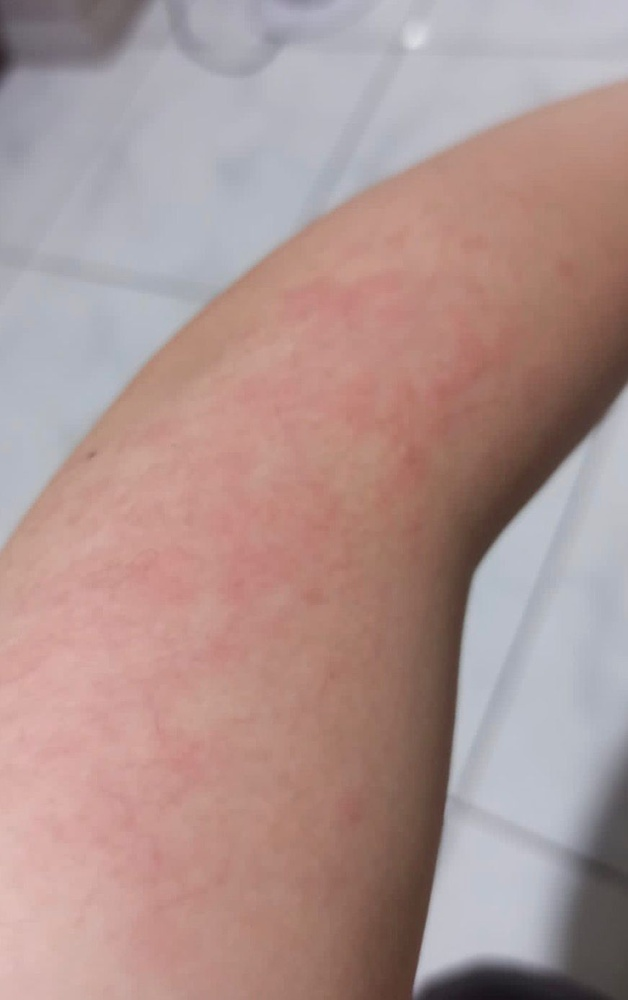
#> input picture data/uploads/A1024011_ruam bea.jpeg, 628 x 1000 px, shrunk from 871 x 1386 before the run; its folder holds only this picture in this run
$ python -i triage.py   (imports and definitions only)
#> lines starting #> are read from the running program, lines starting #| are printed output that depends on the picture; after the words box and inside, x2 and y2 are one past the last pixel; in counts of white or black regions, pixels touching at a corner belong together
# [297 lines of commented-out code are left out]


from __future__ import annotations

import re
from dataclasses import dataclass, Field
from typing import Any, Dict, List, Optional

from PIL import Image, ImageOps, ImageStat
from fuzzywuzzy import fuzz, process
import cv2
import numpy as np
from sklearn.ensemble import RandomForestClassifier
from sklearn.preprocessing import StandardScaler
import pickle
import os

# ==========================================
# KONFIGURASI MEDIS & ESI (MUDAH DIUBAH)
# ==========================================

TRIAGE_LABELS = {
    1: "ESI 1 - RESUSITASI / DARURAT SEKALI",
    2: "ESI 2 - SANGAT MENDESAK / RISIKO TINGGI",
    3: "ESI 3 - MENDESAK SEDANG (Butuh >= 2 Staf medis)",
    4: "ESI 4 - RINGAN (Butuh 1 Staf medis)",
    5: "ESI 5 - SANGAT RINGAN (Tidak Butuh staff medis)",
}

TRIAGE_COLORS_HINT = {1: "🔴", 2: "🟠", 3: "🟡", 4: "🟢", 5: "🔵"}

# Parameter tanda vital berdasarkan kategori usia
VITAL_THRESHOLDS = {
    "infant": {"hr_high": 160, "hr_low": 80, "rr_high": 50, "rr_low": 20},  # < 1 thn
    "toddler": {"hr_high": 140, "hr_low": 70, "rr_high": 40, "rr_low": 20}, # 1 - 3 thn
    "child": {"hr_high": 120, "hr_low": 60, "rr_high": 30, "rr_low": 16},   # 4 - 12 thn
    "adult": {"hr_high": 100, "hr_low": 50, "rr_high": 20, "rr_low": 12},   # > 12 thn
}

# Kata kunci negasi untuk NLP ringan
NEGATION_WORDS = r"\b(tidak|tanpa|menyangkal|bukan|belum|gada|ngga|nggak)\b"

# ESI 1: Kondisi mengancam nyawa segera
ESI_1_FLAGS = [
    "henti napas", "henti jantung", "pingsan total", "tidak sadar",
    "kejang sedang berlangsung", "perdarahan hebat", "luka terbuka berat"
]

# ESI 2: Risiko tinggi, disorientasi, atau nyeri hebat
ESI_2_FLAGS = [
    "nyeri dada", "sesak napas", "lemah satu sisi", "bicara pelo",
    "wajah mencong", "nyeri perut hebat", "hamil dengan perdarahan", "kejang sudah berhenti",
    "sakit kepala hebat", "mual parah", "kelelahan ekstrem", "halusinasi", "delusi"
]

# Prediksi kebutuhan tenaga medis spesifik untuk IGD
MEDICAL_STAFF_ESTIMATE = {
    "nyeri dada": {
        "dokter_umum": 1,
        "dokter_spesialis": 1,  # Cardiology
        "perawat": 2,
        "total": 4
    },
    "nyeri perut": {
        "dokter_umum": 1,
        "dokter_spesialis": 1,  # Internal Medicine/Surgery
        "perawat": 1,
        "total": 3
    },
    "trauma": {
        "dokter_umum": 1,
        "dokter_spesialis": 1,  # Surgery/Orthopedic
        "perawat": 2,
        "total": 4
    },
    "sesak napas": {
        "dokter_umum": 1,
        "dokter_spesialis": 1,  # Pulmonology/Internal
        "perawat": 1,
        "total": 3
    },
    "patah tulang": {
        "dokter_umum": 1,
        "dokter_spesialis": 1,  # Orthopedic
        "perawat": 1,
        "total": 3
    },
    "keseleo": {
        "dokter_umum": 1,
        "perawat": 1,
        "total": 2
    },
    "luka robek": {
        "dokter_umum": 1,
        "perawat": 1,
        "total": 2
    },
    "luka bakar kecil": {
        "dokter_umum": 1,
        "perawat": 1,
        "total": 2
    },
    "demam": {
        "dokter_umum": 1,
        "dokter_spesialis": 0,
        "perawat": 1,
        "total": 2
    },
    "batuk pilek": {
        "dokter_umum": 1,
        "dokter_spesialis": 0,
        "perawat": 1,
        "total": 2
    },
    "sakit tenggorokan": {
        "dokter_umum": 1,
        "dokter_spesialis": 0,
        "perawat": 1,
        "total": 2
    },
    "gatal": {
        "dokter_umum": 1,
        "dokter_spesialis": 0,
        "perawat": 1,
        "total": 2
    },
    "muntah berulang": {
        "dokter_umum": 1,
        "dokter_spesialis": 1,  # Internal Medicine
        "perawat": 1,
        "total": 3
    }
}

# Legacy compatibility - tetap available untuk backward compatibility
RESOURCE_ESTIMATE = {
    "nyeri dada": 4, "nyeri perut": 3, "trauma": 4, "sesak napas": 3, "muntah berulang": 3,
    "patah tulang": 3, "keseleo": 2, "luka robek": 2, "luka bakar kecil": 2,
    "demam": 2, "batuk pilek": 2, "sakit tenggorokan": 2, "gatal": 2
}

# ==========================================
# STRUKTUR DATA UTAMA
# ==========================================

@dataclass
class TriageResult:
    level: int
    label: str
    emoji: str
    score: int
    urgency_text: str
    summary: str
    recommended_action: str
    ambulance_now: bool
    red_flags: List[str]
    estimated_resources: int
    evidence: List[str]
    specialist_recommendations: List[str] = None
    medical_staff_breakdown: Dict[str, int] = None

    # [61 lines left out: functions __post_init__, _to_float, get_age_category, has_symptom, check_symptom_list, not called in this run]


# ==========================================
# MODUL ANALISIS GAMBAR
# ==========================================

def analyze_photo(image_file) -> Optional[Dict[str, Any]]:
    """
    Analyze photo for clinical clues.
    Returns None on failure (safe wrapper - no crash).
    Image processing is optional - text triage works fully without image.
    """
#> called with image_file = '../data/uploads/A1024011_ruam bea.jpeg'
    try:
        img = Image.open(image_file).convert("RGB")
#> img is the input picture: PIL image 628x1000 RGB; mean R, G, B 173.8, 148, 145
        img = ImageOps.exif_transpose(img)
        width, height = img.size
#> width = 628; height = 1000

        # Convert PIL ke OpenCV format
        img_array = np.array(img)
        img_cv = cv2.cvtColor(img_array, cv2.COLOR_RGB2BGR)

        # Crop area tengah gambar (50%) untuk meminimalkan false positive dari background
        left = int(width * 0.25)
#> left = 157
        top = int(height * 0.25)
#> top = 250
        right = int(width * 0.75)
#> right = 471
        bottom = int(height * 0.75)
#> bottom = 750
        center_img = img.crop((left, top, right, bottom))
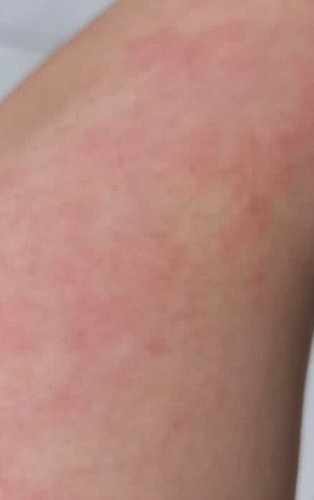
#> center_img: PIL image 314x500 RGB; mean R, G, B 177.7, 133.6, 122.7
        center_cv = img_cv[top:bottom, left:right]

        # Basic PIL analysis (backward compatibility)
        stat = ImageStat.Stat(center_img)
        r_mean, g_mean, b_mean = stat.mean
#> r_mean = 177.7; g_mean = 133.6; b_mean = 122.7

        gray = ImageOps.grayscale(center_img)
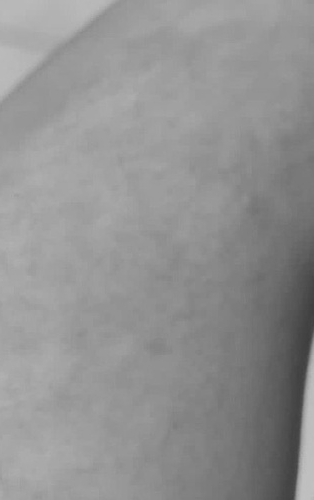
#> gray: PIL image 314x500 L; min 61, max 193, mean 145.6
        gray_stat = ImageStat.Stat(gray)
        brightness = gray_stat.mean[0]
#> brightness = 145.6
        contrast = gray_stat.stddev[0]
#> contrast = 22.4

        red_dominance = max(0.0, r_mean - ((g_mean + b_mean) / 2.0))
#> red_dominance = 49.6
        blue_dominance = max(0.0, b_mean - ((r_mean + g_mean) / 2.0))
#> blue_dominance = 0

        # Advanced OpenCV analysis
        gray_cv = cv2.cvtColor(center_cv, cv2.COLOR_BGR2GRAY)

        # Edge detection untuk wound/boundary detection
        edges = cv2.Canny(gray_cv, 50, 150)
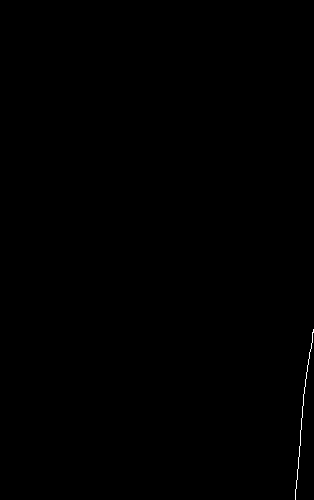
#> edges: shape (500, 314); 0.11% white in thin lines or dots, all inside (x1, y1, x2, y2) = (295, 329, 314, 500)
        edge_density = np.sum(edges > 0) / (edges.shape[0] * edges.shape[1]) * 100
#> edge_density = 0.11

        # Color analysis dengan OpenCV (HSV untuk better color detection)
        hsv = cv2.cvtColor(center_cv, cv2.COLOR_BGR2HSV)
#> hsv: shape (500, 314, 3); mean H, S, V 11, 81.1, 178.2

        # Red color detection (bleeding/inflammation)
        lower_red1 = np.array([0, 50, 50])
        upper_red1 = np.array([10, 255, 255])
        lower_red2 = np.array([170, 50, 50])
        upper_red2 = np.array([180, 255, 255])
        red_mask1 = cv2.inRange(hsv, lower_red1, upper_red1)
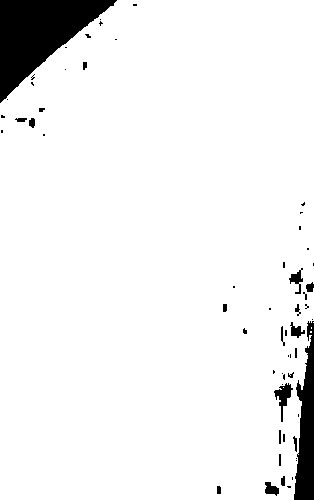
#> red_mask1: shape (500, 314); 93.9% white; 59 black regions (38 under 20 px), largest, box (x1, y1, x2, y2) and area: (0, 0, 117, 103) 5874, (294, 321, 314, 500) 2270, (274, 383, 293, 422) 276
        red_mask2 = cv2.inRange(hsv, lower_red2, upper_red2)
#> red_mask2: shape (500, 314); every value is 0
        red_mask = red_mask1 + red_mask2
        red_percentage = np.sum(red_mask > 0) / (red_mask.shape[0] * red_mask.shape[1]) * 100
#> red_percentage = 93.92

        # Blue/purple detection (bruises/cyanosis)
        lower_blue = np.array([100, 50, 50])
        upper_blue = np.array([130, 255, 255])
        blue_mask = cv2.inRange(hsv, lower_blue, upper_blue)
        blue_percentage = np.sum(blue_mask > 0) / (blue_mask.shape[0] * blue_mask.shape[1]) * 100
#> blue_percentage = 0

        # Texture analysis untuk wound detection
        kernel = np.ones((3,3), np.uint8)
        gradient = cv2.morphologyEx(gray_cv, cv2.MORPH_GRADIENT, kernel)
        texture_score = np.sum(gradient) / (gradient.shape[0] * gradient.shape[1])
#> texture_score = 2.67

        # Quality assessment
        quality_flags = []
        if min(width, height) < 300:
            quality_flags.append("Resolusi gambar rendah")
        if brightness < 40:
            quality_flags.append("Gambar terlalu gelap")
        if contrast < 15:
            quality_flags.append("Kontras gambar rendah")

        # Enhanced visual clues dengan OpenCV
        visual_clues = []
        if red_percentage > 5:
            visual_clues.append(f"Area merah signifikan terdeteksi ({red_percentage:.1f}% - indikasi perdarahan/inflamasi)")
        if blue_percentage > 3:
            visual_clues.append(f"Area kebiruan terdeteksi ({blue_percentage:.1f}% - indikasi memar/sianosis)")
        if edge_density > 2:
            visual_clues.append(f"Tekstur kompleks terdeteksi (edge density {edge_density:.1f}% - indikasi luka/irregularitas)")
        if texture_score > 15:
            visual_clues.append("Tekstur permukaan tidak rata terdeteksi (indikasi luka atau kondisi kulit abnormal)")

        return {
            "ok": True,
            "width": width,
            "height": height,
            "brightness": round(brightness, 2),
            "contrast": round(contrast, 2),
            "quality_flags": quality_flags,
            "visual_clues": visual_clues,
            "red_dominance": round(red_dominance, 2),
            "blue_dominance": round(blue_dominance, 2),
            # Enhanced OpenCV metrics
            "red_percentage": round(red_percentage, 2),
            "blue_percentage": round(blue_percentage, 2),
            "edge_density": round(edge_density, 2),
            "texture_score": round(texture_score, 2),
        }
    except Exception as exc:
        # Return None on failure - safe wrapper, no crash
        return None


# ==========================================
# MEDICAL ENTITY MAPPING & SPECIALIST RECOMMENDATION
# ==========================================

# Medical entity mapping untuk deteksi spesifik
MEDICAL_ENTITIES = {
    "cardiac": ["nyeri dada", "jantung", "palpitasi", "sesak napas", "aritmia", "gagal jantung"],
    "neurological": ["stroke", "pingsan", "kejang", "kelemahan", "bicara pelo", "wajah mencong", "migrain"],
    "respiratory": ["sesak napas", "batuk", "asma", "ppok", "bronkitis", "paru-paru"],
    "gastrointestinal": ["nyeri perut", "muntah", "diare", "maag", "tukak lambung", "usus"],
    "orthopedic": ["patah tulang", "keseleo", "nyeri sendi", "fraktur", "trauma", "luka"],
    "endocrine": ["diabetes", "tiroid", "hormon", "gula darah", "insulin"],
    "renal": ["ginjal", "buang air kecil", "edema", "dialisis"],
    "psychiatric": ["cemas", "depresi", "panik", "bingung", "stres", "kejiwaan"],
    "infectious": ["demam", "infeksi", "bakteri", "virus", "sepsis"],
    "allergic": ["alergi", "gatal", "ruam", "bengkak", "anafilaksis"],
    "obstetric": ["kehamilan", "melahirkan", "kandungan", "janin", "obgyn"],
}

# Specialist mapping berdasarkan medical entities
SPECIALIST_MAPPING = {
    "cardiac": "Spesialis Penyakit Dalam (Kardiologi)",
    "neurological": "Spesialis Saraf",
    "respiratory": "Spesialis Paru",
    "gastrointestinal": "Spesialis Penyakit Dalam (Gastroenterologi)",
    "orthopedic": "Spesialis Bedah Ortopedi",
    "endocrine": "Spesialis Penyakit Dalam (Endokrinologi)",
    "renal": "Spesialis Penyakit Dalam (Nefrologi)",
    "psychiatric": "Spesialis Kesehatan Jiwa",
    "infectious": "Spesialis Penyakit Dalam (Infeksi)",
    "allergic": "Spesialis Penyakit Kulit & Kelamin",
    "obstetric": "Spesialis Kebidanan & Kandungan",
    "general": "Spesialis Penyakit Dalam",
    "surgery": "Spesialis Bedah Umum",
    "pediatric": "Spesialis Anak",
    "emergency": "Instalasi Gawat Darurat (IGD)"
}

# [37 lines left out: functions detect_medical_entities, recommend_specialist, not called in this run]

# ==========================================
# MACHINE LEARNING ENHANCEMENT
# ==========================================

# Global cache untuk model dan scaler (load sekali saja)
_ml_model_cache = None
_ml_scaler_cache = None

# [428 lines left out: functions get_ml_model, ml_enhance_triage_score, triage_engine, not called in this run]

>>> result = analyze_photo('../data/uploads/A1024011_ruam bea.jpeg')
#> result = 13 items
